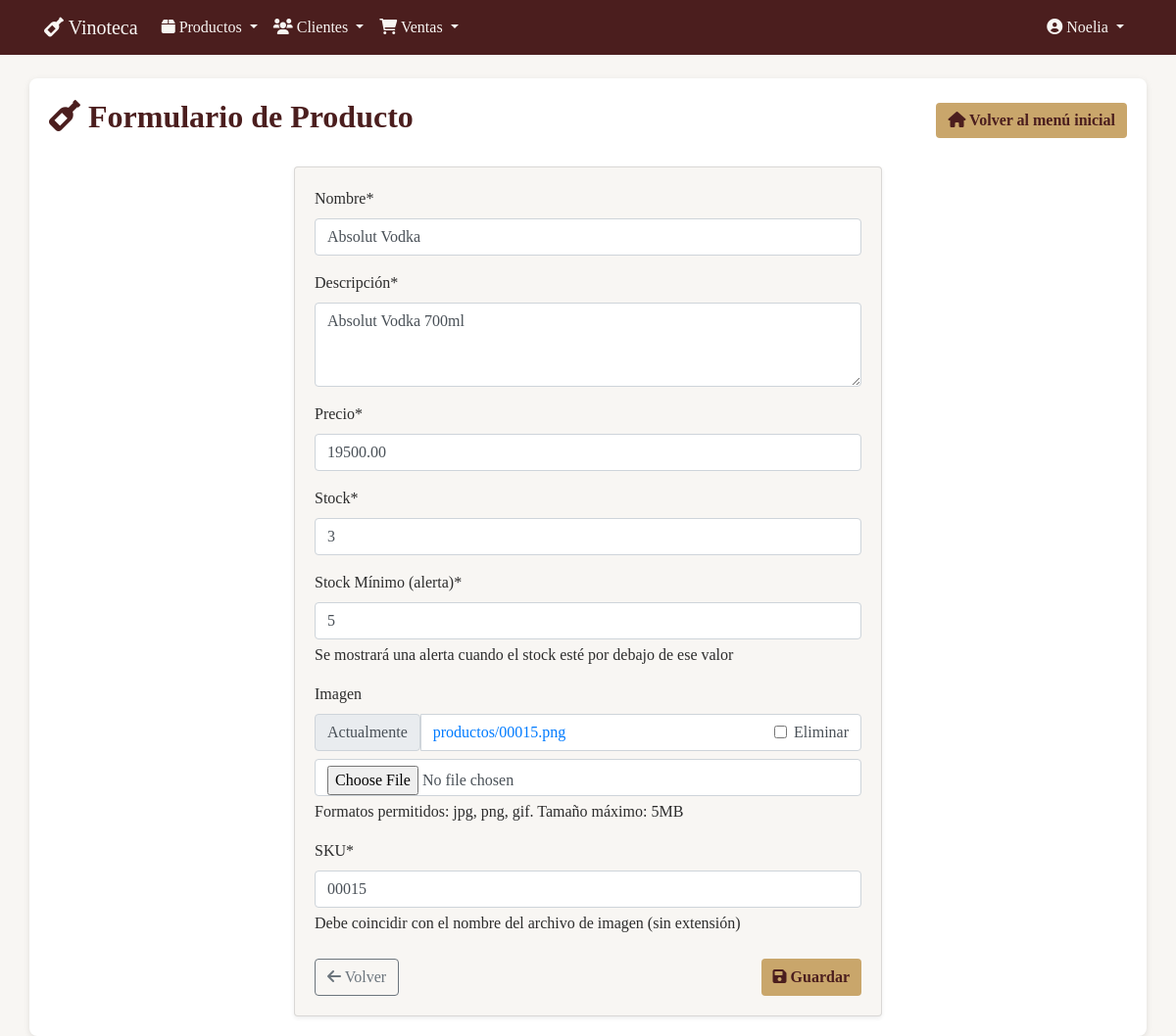
The app's page /productos/32/editar/ (signed in) with its own data.
### productos/models.py (models this page shows, shortened)
class Producto(models.Model):
    nombre = models.CharField("Nombre", max_length=50)
    descripcion = models.CharField("Descripción", max_length=200)
    precio = models.DecimalField("Precio", max_digits=10, decimal_places=2)
    stock = models.PositiveIntegerField("Stock", default=0)
    stock_minimo = models.IntegerField("Stock Mínimo", default=5)
    sku = models.CharField(
        "SKU",
        max_length=50,
        unique=True,
        blank=False,
        help_text="Debe coincidir con el nombre del archivo de imagen (sin extensión)"
    )
    imagen = models.ImageField(
        "Imagen",
        upload_to=get_image_path,
        validators=[validate_image_size],
        blank=True,
        null=True,
        help_text="Formatos permitidos: jpg, png, gif. Tamaño máximo: 5MB"
    )
    fecha_creacion = models.DateTimeField("Fecha de creación", auto_now_add=True)
    fecha_actualizacion = models.DateTimeField("Fecha de actualización", auto_now=True)
    class Meta:
        verbose_name = "Producto"
        verbose_name_plural = "Productos"
        ordering = ["nombre"]

### productos/views.py (the view, shortened to what this page needs)
# urls.py: path('<int:pk>/editar/', views.ProductoUpdateView.as_view(), name='producto_update'),
class ProductoUpdateView(LoginRequiredMixin, PermissionRequiredMixin, UpdateView):
    model = Producto
    form_class = ProductoForm
    template_name = 'productos/producto_form.html'
    success_url = reverse_lazy('productos:producto_list')
    permission_required = 'productos.change_producto'

### templates/productos/producto_form.html (shortened to what this page needs)
{% extends 'base.html' %}
{% load crispy_forms_tags %}
{% load static %}
{% block header %}<i class="fas fa-wine-bottle"></i> Formulario de Producto{% endblock %}
{% block content %}
<div class="d-flex justify-content-center">
  <div class="card shadow-sm" style="width: 100%; max-width: 600px; background-color: #F8F6F3;">
    <div class="card-body">
      <form method="post" enctype="multipart/form-data">
        {{ form|crispy }}
        <div class="mt-4 d-flex justify-content-between">
          <a href="{% url 'productos:producto_list' %}" class="btn btn-outline-secondary">
            <i class="fas fa-arrow-left"></i> Volver
          </a>
          <button type="submit" class="btn btn-vinoteca">
            <i class="fas fa-save"></i> Guardar
          </button>
        </div>
      </form>
    </div>
  </div>
</div>
{% endblock %}

### templates/base.html (shortened to what this page needs)
{% load bootstrap4 %}
{% load static %}
<!DOCTYPE html>
<html lang="es">
<head>
    {% bootstrap_css %}
    <link rel="stylesheet" href="https://cdnjs.cloudflare.com/ajax/libs/font-awesome/6.0.0/css/all.min.css">
</head>
<body>
    <nav class="navbar navbar-expand-lg">
        <div class="container">
            <a class="navbar-brand" href="{% url 'productos:producto_list' %}">
                <i class="fas fa-wine-bottle"></i> Vinoteca
            </a>
            <div class="collapse navbar-collapse" id="navbarNav">
                {% if user.is_authenticated %}
                <ul class="navbar-nav mr-auto">
                    <li class="nav-item dropdown">
                        <a class="nav-link dropdown-toggle" href="#" id="productosDropdown" role="button"
                           data-toggle="dropdown" aria-haspopup="true" aria-expanded="false">
                            <i class="fas fa-box"></i> Productos
                        </a>
                    </li>
                    <li class="nav-item dropdown">
                        <a class="nav-link dropdown-toggle" href="#" id="clientesDropdown" role="button"
                           data-toggle="dropdown" aria-haspopup="true" aria-expanded="false">
                            <i class="fas fa-users"></i> Clientes
                        </a>
                    </li>
                    <li class="nav-item dropdown">
                        <a class="nav-link dropdown-toggle" href="#" id="ventasDropdown" role="button"
                           data-toggle="dropdown" aria-haspopup="true" aria-expanded="false">
                            <i class="fas fa-shopping-cart"></i> Ventas
                        </a>
                    </li>
                </ul>
                {% endif %}
                <ul class="navbar-nav ml-auto">
                    {% if user.is_authenticated %}
                        <li class="nav-item dropdown">
                            <a class="nav-link dropdown-toggle" href="#" id="userDropdown" role="button"
                               data-toggle="dropdown" aria-haspopup="true" aria-expanded="false">
                                <i class="fas fa-user-circle"></i> {{ user.username }}
                            </a>
                        </li>
                    {% else %}
                        <li class="nav-item">
                            <a class="nav-link" href="{% url 'login' %}">
                                <i class="fas fa-sign-in-alt"></i> Iniciar sesión
                            </a>
                        </li>
                    {% endif %}
                </ul>
            </div>
        </div>
    </nav>
    <div class="container mt-4 content-wrapper">
        <div class="d-flex justify-content-between align-items-center mb-4">
            <h2>{% block header %}{% endblock %}</h2>
            <a href="{% url 'home' %}" class="btn btn-vinoteca">
                <i class="fas fa-home"></i> Volver al menú inicial
            </a>
        </div>
        {% block content %}{% endblock %}
    </div>
</body>
</html>

### templates/base.html (style rules this page uses)
body { background-color: #F8F6F3; font-family: Georgia, serif; color: #2C2C2C; }
.navbar { background-color: #4B1E1E; }
.navbar-brand, .nav-link, .dropdown-item { color: #F8F6F3 !important; }
.btn-vinoteca { background-color: #C9A66B; color: #4B1E1E; border: none; font-weight: bold; }
.content-wrapper { padding: 20px; border-radius: 8px; background-color: #fff; box-shadow: 0 2px 6px rgba(0,0,0,0.1); }
h2 { font-family: Georgia, serif; font-weight: bold; color: #4B1E1E; }

### records on screen
Producto: nombre "Absolut Vodka", descripcion "Absolut Vodka 700ml", precio "19500.00", stock "3", stock_minimo "5", sku "00015"

### other values on screen
{{ user.username }} "Noelia"
